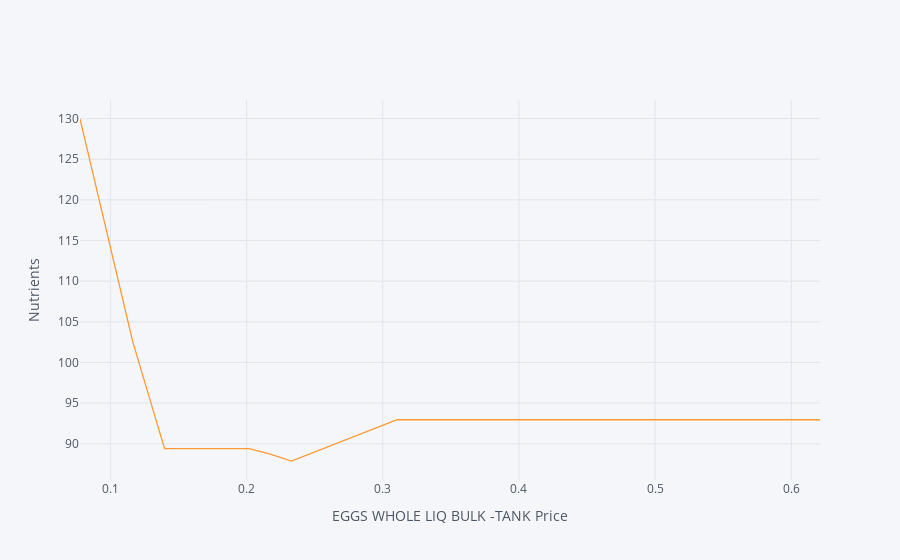

Notebook cell for this chart:
### Markdown cell above
The code below creates a graph which uses the food price changes
  described above, but maps into nutrients.

### Code cell
# Matrix product maps quantities of food into quantities of nutrients
NutrientResponse = Diet_response@FoodNutrients.T

# Drop columns of missing nutrients
NutrientResponse = NutrientResponse.loc[:,NutrientResponse.count()>0]
NutrientResponse.iplot(xTitle='%s Price' % ReferenceGood,yTitle='Nutrients')

### Figure 1 — Plotly figure (JSON) as saved in the notebook; plotly's stock layout.template omitted (floating-point values rounded to 4 significant figures)
{"data": [{"line": {"color": "rgba(255, 153, 51, 1.0)", "dash": "solid", "shape": "linear", "width": 1.3}, "mode": "lines", "name": "Protein", "text": "", "type": "scatter", "x": [0.07764, 0.1165, 0.1397, 0.1553, 0.1708, 0.1863, 0.2019, 0.2174, 0.2329, 0.3105, 0.6211], "y": [129.9, 102.5, 89.41, 89.41, 89.41, 89.41, 89.41, 88.73, 87.89, 92.96, 92.96]}], "layout": {"legend": {"bgcolor": "#F5F6F9", "font": {"color": "#4D5663"}}, "paper_bgcolor": "#F5F6F9", "plot_bgcolor": "#F5F6F9", "title": {"font": {"color": "#4D5663"}}, "xaxis": {"gridcolor": "#E1E5ED", "showgrid": true, "tickfont": {"color": "#4D5663"}, "title": {"font": {"color": "#4D5663"}, "text": "EGGS WHOLE LIQ BULK -TANK Price"}, "zerolinecolor": "#E1E5ED"}, "yaxis": {"gridcolor": "#E1E5ED", "showgrid": true, "tickfont": {"color": "#4D5663"}, "title": {"font": {"color": "#4D5663"}, "text": "Nutrients"}, "zerolinecolor": "#E1E5ED"}}}
